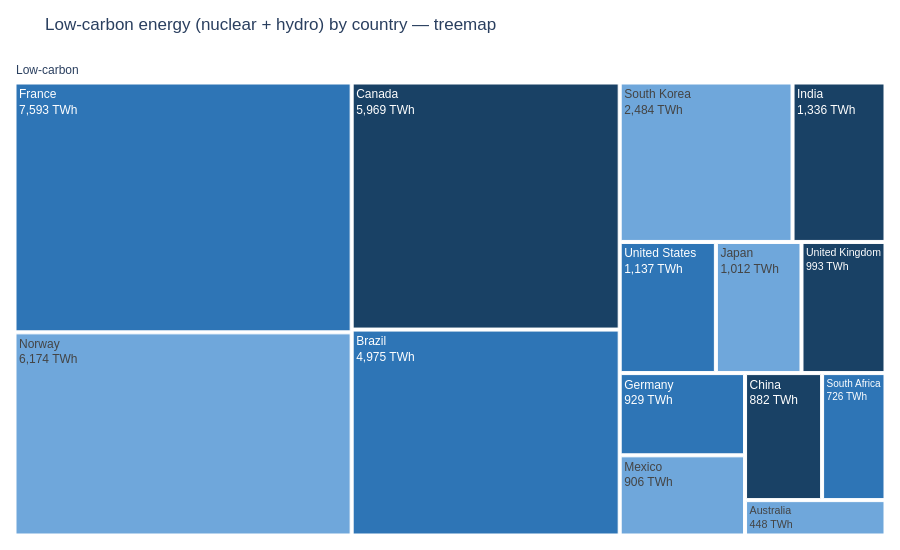
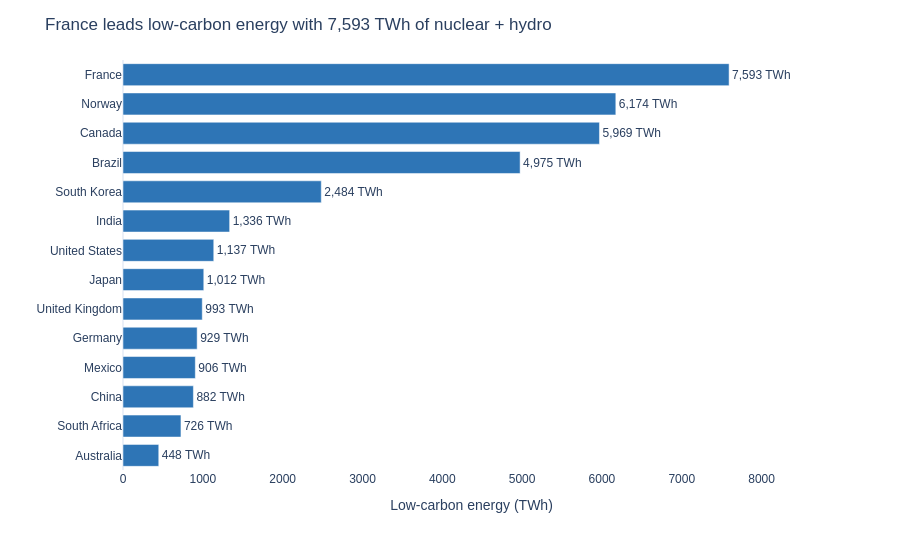

The notebook cell saved with these charts, in order:
### Markdown cell above
## Task 2 — Treemap vs bar: low-carbon energy by country

**What to build:** Build **both** a treemap and a horizontal bar chart showing total low-carbon TWh (Nuclear + Hydro) per country. Then answer the question in a markdown cell below.

**Requirements:**
- Filter to `Source_Type == 'Low-carbon'` and aggregate TWh by country
- Treemap: single-level `path=['All', 'Country']` with a dummy root node labelled `'Low-carbon'`
- Bar chart: sorted by TWh, horizontal orientation, CVD-safe colour
- Both charts show TWh values, not percentages
- Insight title on the bar chart naming the leading country

### Code cell
# Task 2 — charts
# YOUR CODE HERE

# Step 1: Low-carbon only, total TWh per country
df_low = (df.loc[df['Source_Type'] == 'Low-carbon']
            .groupby('Country', as_index=False)['TWh'].sum()
            .sort_values('TWh', ascending=False))
df_low['All'] = 'Low-carbon'          # dummy root node
leader = df_low.iloc[0]

# Step 2: Treemap — single level under one root
fig = px.treemap(
    df_low,
    path=['All', 'Country'],
    values='TWh',
    color_discrete_sequence=['#2E75B6'],
    height=550,
    template='plotly_white'
)
fig.update_traces(
    texttemplate='%{label}<br>%{value:,.0f} TWh',
    hovertemplate='<b>%{label}</b><br>%{value:,.0f} TWh<extra></extra>',
    root_color='white'
)
fig.update_layout(title='Low-carbon energy (nuclear + hydro) by country — treemap',
                  font=dict(family='Arial', size=12), margin=dict(t=60, l=10, r=10, b=10))
fig.show()

# Step 3: Horizontal bar — sorted, one CVD-safe blue, TWh labels
fig = px.bar(
    df_low.sort_values('TWh'),        # ascending -> largest ends on top
    x='TWh', y='Country',
    orientation='h',
    text='TWh',
    color_discrete_sequence=['#2E75B6'],
    labels={'TWh': 'Low-carbon energy (TWh)', 'Country': ''},
    height=550,
    template='plotly_white'
)
fig.update_traces(texttemplate='%{text:,.0f} TWh', textposition='outside', cliponaxis=False)
fig.update_layout(
    title=f"{leader['Country']} leads low-carbon energy with {leader['TWh']:,.0f} TWh of nuclear + hydro",
    font=dict(family='Arial', size=12),
    xaxis=dict(range=[0, df_low['TWh'].max() * 1.15], showgrid=False),
    bargap=0.25
)
fig.show()

### Figure 1 — Plotly figure (JSON) as saved in the notebook; plotly's stock layout.template omitted (floating-point values rounded to 4 significant figures)
{"data": [{"branchvalues": "total", "domain": {"x": [0, 1], "y": [0, 1]}, "hovertemplate": "<b>%{label}</b><br>%{value:,.0f} TWh<extra></extra>", "ids": ["Low-carbon/France", "Low-carbon/Norway", "Low-carbon/Canada", "Low-carbon/Brazil", "Low-carbon/South Korea", "Low-carbon/India", "Low-carbon/United States", "Low-carbon/Japan", "Low-carbon/United Kingdom", "Low-carbon/Germany", "Low-carbon/Mexico", "Low-carbon/China", "Low-carbon/South Africa", "Low-carbon/Australia", "Low-carbon"], "labels": ["France", "Norway", "Canada", "Brazil", "South Korea", "India", "United States", "Japan", "United Kingdom", "Germany", "Mexico", "China", "South Africa", "Australia", "Low-carbon"], "name": "", "parents": ["Low-carbon", "Low-carbon", "Low-carbon", "Low-carbon", "Low-carbon", "Low-carbon", "Low-carbon", "Low-carbon", "Low-carbon", "Low-carbon", "Low-carbon", "Low-carbon", "Low-carbon", "Low-carbon", ""], "root": {"color": "white"}, "texttemplate": "%{label}<br>%{value:,.0f} TWh", "type": "treemap", "values": [7593.0, 6174.0, 5969.0, 4975.0, 2484.0, 1336.0, 1137.0, 1012.0, 993.0, 929.0, 906.0, 882.0, 726.0, 448.0, 35560.0]}], "layout": {"font": {"family": "Arial", "size": 12}, "height": 550, "legend": {"tracegroupgap": 0}, "margin": {"b": 10, "l": 10, "r": 10, "t": 60}, "title": {"text": "Low-carbon energy (nuclear + hydro) by country — treemap"}, "treemapcolorway": ["#2E75B6"]}}

### Figure 2 — Plotly figure (JSON) as saved in the notebook; plotly's stock layout.template omitted (floating-point values rounded to 4 significant figures)
{"data": [{"cliponaxis": false, "hovertemplate": "Low-carbon energy (TWh)=%{text}<br>=%{y}<extra></extra>", "legendgroup": "", "marker": {"color": "#2E75B6", "pattern": {"shape": ""}}, "name": "", "orientation": "h", "showlegend": false, "text": [448.0, 726.0, 882.0, 906.0, 929.0, 993.0, 1012.0, 1137.0, 1336.0, 2484.0, 4975.0, 5969.0, 6174.0, 7593.0], "textposition": "outside", "texttemplate": "%{text:,.0f} TWh", "type": "bar", "x": [448.0, 726.0, 882.0, 906.0, 929.0, 993.0, 1012.0, 1137.0, 1336.0, 2484.0, 4975.0, 5969.0, 6174.0, 7593.0], "xaxis": "x", "y": ["Australia", "South Africa", "China", "Mexico", "Germany", "United Kingdom", "Japan", "United States", "India", "South Korea", "Brazil", "Canada", "Norway", "France"], "yaxis": "y"}], "layout": {"bargap": 0.25, "barmode": "relative", "font": {"family": "Arial", "size": 12}, "height": 550, "legend": {"tracegroupgap": 0}, "margin": {"t": 60}, "title": {"text": "France leads low-carbon energy with 7,593 TWh of nuclear + hydro"}, "xaxis": {"anchor": "y", "domain": [0, 1], "range": [0, 8732.0], "showgrid": false, "title": {"text": "Low-carbon energy (TWh)"}}, "yaxis": {"anchor": "x", "domain": [0, 1], "title": {"text": ""}}}}
